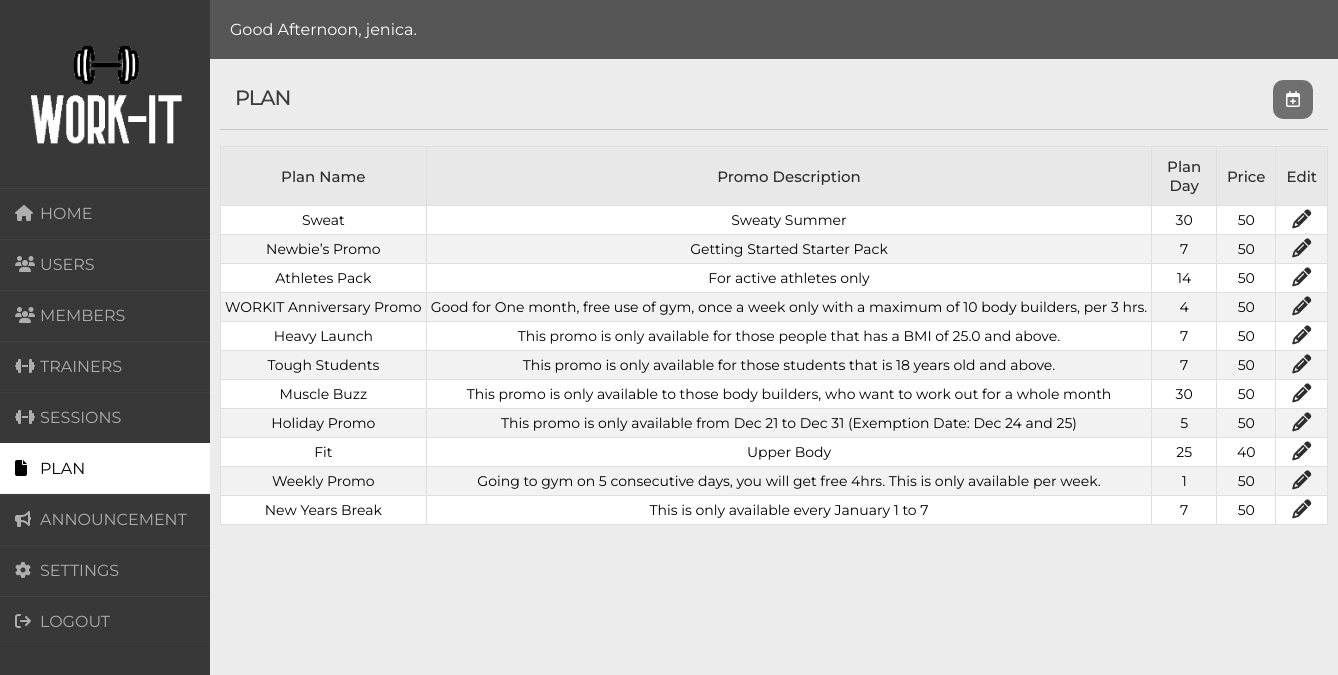
Screenshot of /admin-plan.php (signed in) with the database file from the repository.
### tables this page shows
CREATE TABLE `plan` (
  `pln_id` varchar(10) NOT NULL,
  `pln_Name` varchar(255) NOT NULL,
  `pln_Description` varchar(255) NOT NULL,
  `pln_Day` int(11) NOT NULL,
  `pln_Price` float NOT NULL
);

### date.php (called while the page is built, shortened)
<?php
$Hour = date('G');
if ( $Hour >= 5 && $Hour <= 11 ) {
    $msg = "Good Morning, ";
} else if ( $Hour >= 12 && $Hour <= 18 ) {
    $msg = "Good Afternoon, ";
} else if ( $Hour >= 19 || $Hour <= 4 ) {
    $msg = "Good Evening, ";
}
?>

### admin-plan.php (the view, shortened to what this page needs)
<?php
require 'login.php';
require 'date.php';
?>
<!DOCTYPE html>
<html lang="en">
<head>
</head>
<body>
    <div class="wrapper">
        <div class="sidebar">
            <div class="logo">
                <img src="image/logo1.png" style="width: 100%; margin-bottom: 20px;" draggable="false">
            </div>
            <ul>
                <li><a href="admin-home.php"><i class="fas fa-home"></i>HOME</a></li>
                <li><a href="admin-users.php"><i class="fas fa-users"></i>USERS</a></li>
                <li><a href="admin-member.php"><i class="fas fa-users"></i>MEMBERS</a></li>
                <li><a href="admin-trainer.php"><i class="fas fa-dumbbell"></i>TRAINERS</a></li>
                <li><a href="admin-sessions.php"><i class="fas fa-dumbbell"></i>SESSIONS</a></li>
                <li id="active"><a href="admin-plan.php" id="active"><i class="fas fa-file"></i>PLAN</a></li>
                <li><a href="admin-announcement.php"><i class="fas fa-bullhorn"></i>ANNOUNCEMENT</a></li>
                <li><a href="admin-settings.php"><i class="fas fa-cog"></i>SETTINGS</a></li>
                <li><a href="index.php"><i class="fas fa-sign-out"></i>LOGOUT</a></li>
            </ul>
        </div>
        <div class="main_content">
            <?php $welcomeName = $_SESSION['username']; ?>
            <div class="header"><?php echo $msg,$welcomeName; ?>.</div>
            <div class="announcement">
                <p id="title" style="margin-bottom: 20px;">PLAN</p><hr>
                <a class="button" href="#popupplan"><i class="fa-regular fa-calendar-plus"></i></a>
                    <?php
                        $query = "SELECT * FROM plan";
                        $result = mysqli_query($conn, $query);
                            if (mysqli_num_rows($result) > 0) {
                                echo "<table>";
                                     echo "<tr>";
                                        echo "<th>Plan Name</th>";
                                        echo "<th>Promo Description</th>";
                                        echo "<th>Plan Day</th>";
                                        echo "<th>Price</th>";
                                        echo "<th>Edit</th>";
                                        echo "</tr>";
                                while($row = mysqli_fetch_assoc($result)){
                                    echo "<tr>";
                                        echo "<td>$row[pln_Name]</td>";
                                        echo "<td>$row[pln_Description]</td>";
                                        echo "<td>$row[pln_Day]</td>";
                                        echo "<td>$row[pln_Price]</td>";
                                        echo "<td><a href='edit-admin-plan.php?pln_Name=".$row['pln_Name']."&pln_Description=".$row['pln_Description']."&pln_Day=".$row['pln_Day'].
                                            "&pln_Price=".$row['pln_Price']."&pln_id=".$row['pln_id']."'>
                                            <i class='fa fa-pencil'style='font-size:19px; color:#2e2d2d'></i>
                                            </td>";
                                        echo "</tr>";
                                }
                                echo "</table>";
                            }
                            else {
                                echo "<p id='announce'>No Plan/s listed</i> </p>";
                            }?>
            </div>
        </div>
    </div>
</body>
</html>

### admin-plan.php (style rules this page uses)
* { margin: 0; padding: 0; box-sizing: border-box; list-style: none; text-decoration: none; }
body { background-color: #f3f5f9; font-family: 'Montserrat', sans-serif; }
.wrapper { display: flex; position: relative; }
.wrapper .sidebar { width: 210px; height: 100%; background:#383838; padding: 30px 0px; position: fixed; transition: ease all .3s; }
.wrapper .sidebar ul li { padding: 15px; border-bottom: 1px solid #bdb8d7; border-bottom: 1px solid #0000000d; border-top: 1px solid #ffffff0d; }
.wrapper .sidebar ul li a { color:#afaeae; display: block; }
.wrapper .sidebar ul li a .fas { width: 25px; }
#active { background: #fff; color:#000000; border-radius: 0px; }
.wrapper .main_content { width: 100%; margin-left: 210px; }
.wrapper .main_content .header { width: 100%; display:flex; position: relative; padding: 20px; justify-content:space-between; align-items:center; background-color: #575656; color: #fff; }
.wrapper .main_content .announcement { width: 100%; background-color: #ececec; height: 90vh; padding: 10px; overflow: hidden; }
.announcement #title { margin-top: 1px; letter-spacing: -1px; padding: 15px; font-size: 1.3rem; font-weight: 500; color: #3e3c3c; }
hr { width: 100%; margin: auto; border: none; padding: 0.5px; background-color: #ccc7c7; margin-top: -1em; margin-bottom: 1em; }
.button { font-size: 16px; padding: 10px; color: #fff; border-radius: 10px; width: 3vw; text-align: center; background-color: #717070; text-decoration: none; color: #fffdfd; cursor: pointer; transition: all 0.3s ease-out; position: fixed; display: block; right: 25px; top: 80px; }
table { border-collapse: collapse; height: auto; width: 100%; }
th { background-color: #e9e8e8; color:#2e2d2d; font-size: 15px; font-weight: 500; padding: 10px; }
th, td { text-align:center; border:1px solid #dfdfdf; }
td { padding: 4px; white-space: nowrap; }
tr { background-color: #fff; font-size: 14px; }
table tr:nth-child(odd) td { background-color: #f2f2f2; }

### rows the page displays
plan: pln_Name "Sweat", pln_Description "Sweaty Summer", pln_Day "30", pln_Price "50"
plan: pln_Name "Newbie’s Promo", pln_Description "Getting Started Starter Pack", pln_Day "7", pln_Price "50"
plan: pln_Name "Athletes Pack", pln_Description "For active athletes only", pln_Day "14", pln_Price "50"
plan: pln_Name "WORKIT Anniversary Promo", pln_Description "Good for One month, free use of gym, once a week only with a maximum of 10 body builders, per 3 hrs.", pln_Day "4", pln_Price "50"
plan: pln_Name "Heavy Launch", pln_Description "This promo is only available for those people that has a BMI of 25.0 and above.", pln_Day "7", pln_Price "50"
plan: pln_Name "Tough Students", pln_Description "This promo is only available for those students that is 18 years old and above.", pln_Day "7", pln_Price "50"
plan: pln_Name "Muscle Buzz", pln_Description "This promo is only available to those body builders, who want to work out for a whole month", pln_Day "30", pln_Price "50"
plan: pln_Name "Holiday Promo", pln_Description "This promo is only available from Dec 21 to Dec 31 (Exemption Date: Dec 24 and 25)", pln_Day "5", pln_Price "50"
plan: pln_Name "Fit", pln_Description "Upper Body", pln_Day "25", pln_Price "40"
plan: pln_Name "Weekly Promo", pln_Description "Going to gym on 5 consecutive days, you will get free 4hrs. This is only available per week.", pln_Day "1", pln_Price "50"
plan: pln_Name "New Years Break", pln_Description "This is only available every January 1 to 7", pln_Day "7", pln_Price "50"

### other values shown
$msg "Good Afternoon,"
$welcomeName "jenica"
